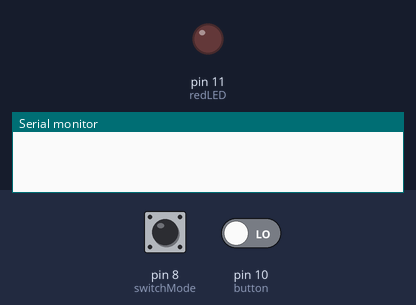
The sketch below on a simulated Arduino Uno, built with avr-gcc and run on an emulated ATmega328P. On the bench: output pins drawn as LEDs (lit = HIGH), the last lines printed to the serial monitor. Dashed ring = blinking. The test bench sets the inputs (shaded band); at power-on: pin 8 (switchMode) HIGH, pin 10 (button) LOW.

Above: at 1.4 s.
1.5 s: pin 8 (switchMode) pulled LOW for 0.25 s
At 1.65 s:
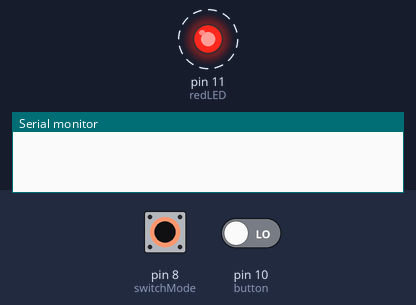
3.4 s: pin 8 (switchMode) driven LOW and pin 10 (button) driven HIGH
6.4 s: pin 8 (switchMode) driven HIGH
At 7.4 s:
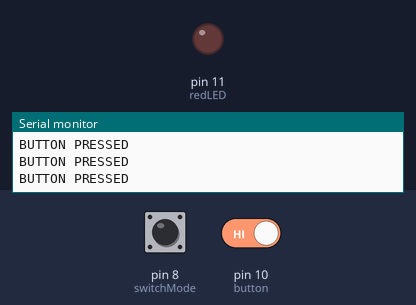
7.9 s: pin 8 (switchMode) driven LOW
At 10.2 s:
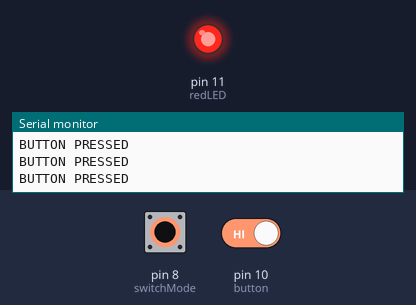
Timing chart, 0 to 11.5 s (numbered marks = the images above; inputs shaded):
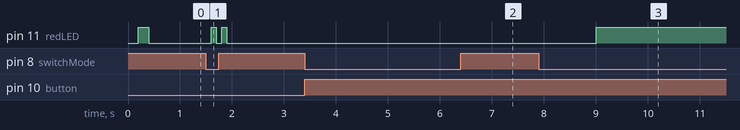

Measured:
- after the input at 1.5 s, pin 11 (redLED): alternates HIGH for 0.10 s and LOW for 0.10 s, 4 changes in all, then stays LOW, starting after 0.10 s
- after the input at 6.4 s, pin 11 (redLED): stays LOW (without the input it goes to HIGH after 1.0 s)
- after the input at 7.9 s, pin 11 (redLED): LOW → HIGH after 1.1 s

The sketch:

betterButtonLearning.ino
```cpp
/* Pressing a button will turn on the LED
 * Switch for modes
 */

                         /********** INITIALIZING VARIABLES **********/
// variable for pin connected to switch
int switchMode = 8;
int switchState = LOW;

// variable for pin connected to the button
int button = 10;
int buttonState = LOW;  // Begins not being pressed

// variables for LEDs
int redLED = 11;
int ledState = LOW;

long startCalibrationTime = 0;
long startPlayingTime = 0;

// Store the current number of page flip
int numFlips = 0;
int numFlipsPlaying = 0;

// Variouos Flags and Indicies
int firstRun = 0;
int numTimesThroughCalibration = 0;
int numTimesThroughPlaying = 0;


// Store a list of the times to flip
//const size_t NUM_VALS = 10;
//int* flipTimes = malloc(NUM_VALS * sizeof(int));
int numPages = 5;
int flipTimes[4];

                         /********** ACTUAL CODE **********/
// Setup code here, to run once:
void setup() {
  // Button and switch are the input
  pinMode(button, INPUT);
  pinMode(switchMode, INPUT);

  // LEDs are the output
  pinMode(redLED, OUTPUT);
  Serial.begin(9600);
}

// Main code here, to run repeatedly:
void loop() {
  // Initiate elapsed time to be 0
  long elapsedTime = 0;

  // Current mode, 0 is calibration, 1 is playing
  int mode = digitalRead(switchMode);

  // If it has NOT been calibrated and we're in calibration mode
  if((!mode)&&((numFlips + 1) < numPages)){
    // See if we need to store the start time
    if(numTimesThroughCalibration == 0){
      // Time when calibration starts
      startCalibrationTime = millis();
      numTimesThroughCalibration++;
    }

    // It's the start of the calibration (give LED warning)
    if(firstRun == 0){
       // Flash the light twice for warning
      digitalWrite(redLED, HIGH);
      delay(100);
      digitalWrite(redLED, LOW);
      delay(100);
      digitalWrite(redLED, HIGH);
      delay(100);
      digitalWrite(redLED, LOW);
      delay(100);

      // Only want the blinking warning to happen once
      firstRun = 1;
    }

    // Get the button state
    buttonState = digitalRead(button);

    // Button has been pressed, time to flip a page
    if(buttonState == HIGH){
      Serial.println("BUTTON PRESSED");

      // Get time at this moment
      long flipTime = millis();

      // Find elapsed time
      elapsedTime = (flipTime - startCalibrationTime);

      // Add time to the list of flip times
      flipTimes[numFlips] = elapsedTime;
      numFlips++;

      // In case button is being held down
      delay(1000);
      }
  }

  // Playing mode (calibration is done)
  else if (mode){
    digitalWrite(redLED, LOW);
    delay(200);

    if(numTimesThroughPlaying == 0){
      // Time when calibration starts
      startPlayingTime = millis();
      numTimesThroughPlaying++;
    }

    long elapsedTimePlaying = millis() - startPlayingTime;

    // While there are still more page flips
    if((numFlipsPlaying + 1) < numPages){
      int desiredRange = flipTimes[numFlipsPlaying];

    if(((desiredRange*0.95) <= elapsedTimePlaying) && (elapsedTimePlaying <= (desiredRange*1.05))){
        digitalWrite(redLED, HIGH);
        numFlipsPlaying++;
        delay(200);
      }
    }
  }

  // Not yet in playing mode, indicate to user that calibration is done
  else{
    digitalWrite(redLED, HIGH);
  }
}
```
